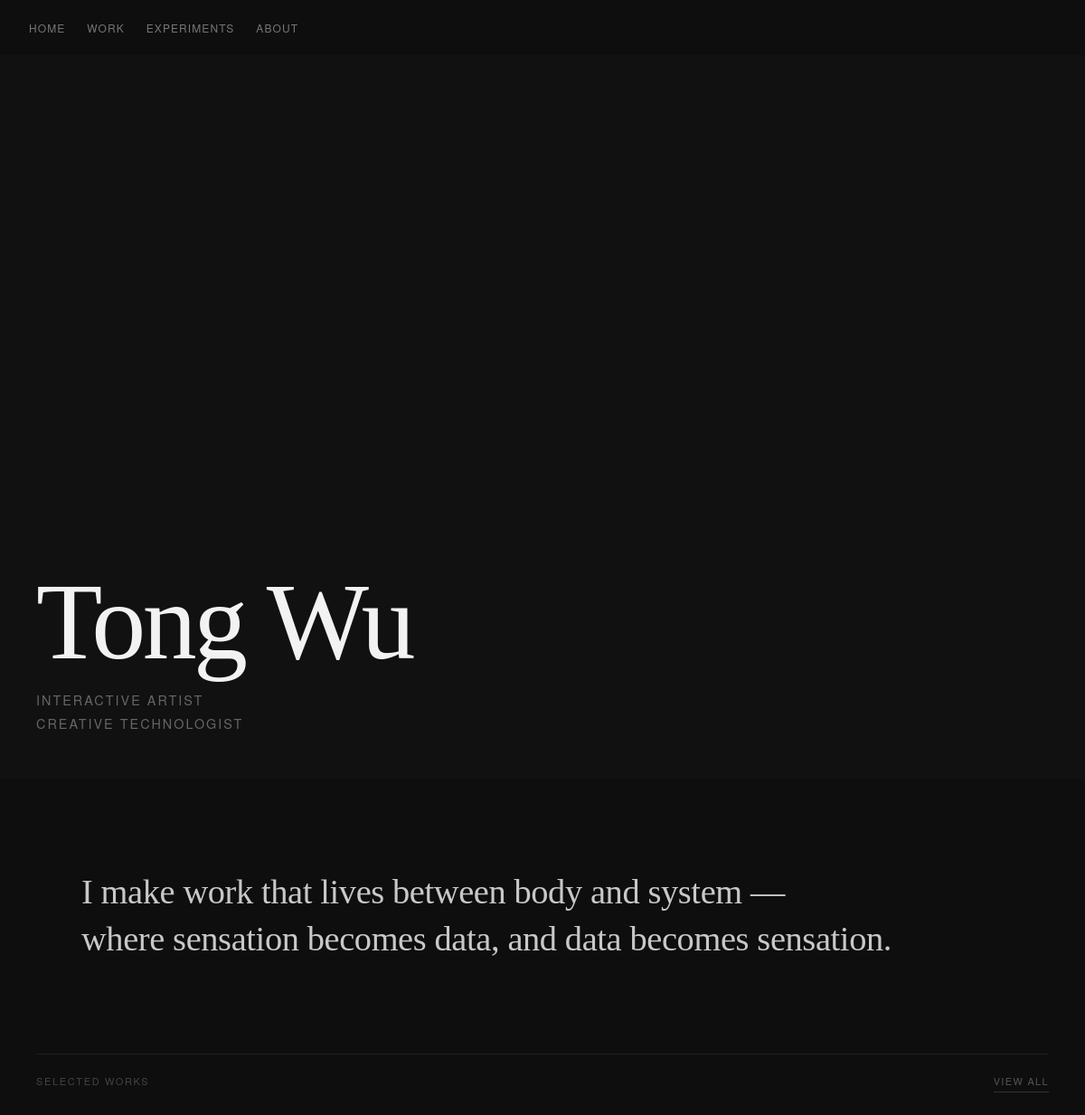
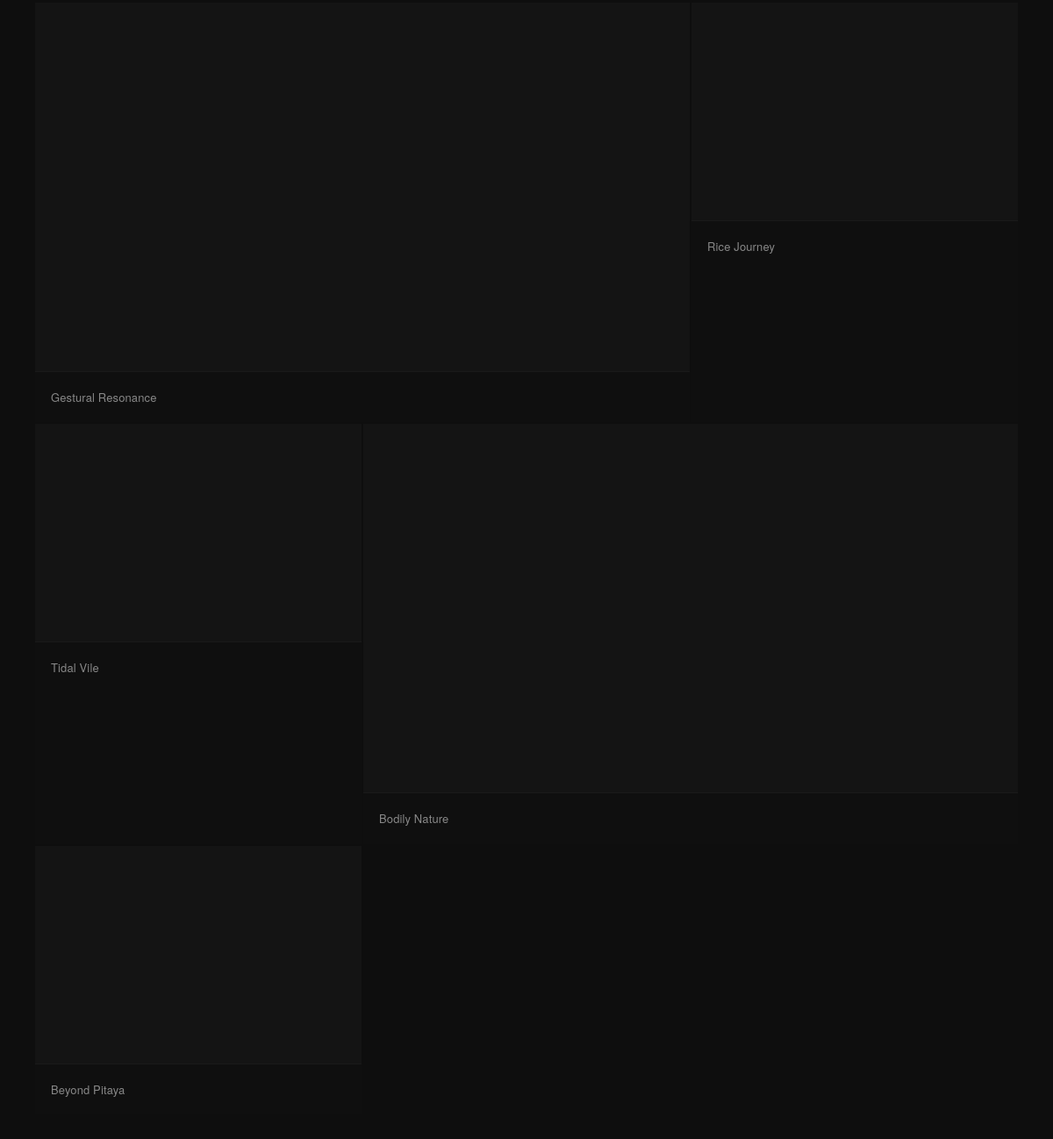
The page / on the database its author committed (2 pictures, top to bottom).
### tables this page shows
CREATE TABLE projects (
    id INTEGER PRIMARY KEY AUTOINCREMENT,
    title TEXT,
    slug TEXT,
    immersion TEXT,
    context TEXT,
    system_text TEXT,
    interaction_text TEXT,
    material TEXT,
    reflection TEXT
, year TEXT, category TEXT, cover_image TEXT, video_url TEXT, is_published INTEGER DEFAULT 1, created_at TEXT, updated_at TEXT, edit_count INTEGER DEFAULT 0);

### public/index.php (the view, shortened to what this page needs)
<?php
require_once __DIR__ . '/../src/functions.php';
$all = get_all_projects();
$selected_slugs = ['beyond-pitaya', 'bodily-nature', 'tidal-vile', 'rice-journey', 'gestural-resonance'];
$selected = array_filter($all, fn($p) => in_array($p['slug'], $selected_slugs));
?>
<section class="home-hero">
  <div class="home-hero-image">
  </div>
  <div class="home-hero-text">
    <h1 class="home-name">Tong Wu</h1>
    <p class="home-tagline">Interactive Artist<br>Creative Technologist</p>
  </div>
</section>
<section class="home-ideology">
  <p class="home-ideology-text">
    I make work that lives between body and system —<br>
    where sensation becomes data, and data becomes sensation.
  </p>
</section>
<section class="home-selected">
  <div class="home-selected-header">
    <span class="home-selected-label">Selected Works</span>
    <a href="/work" class="view-all">View all</a>
  </div>
  <div class="home-works-grid">
    <?php $i = 0; foreach ($selected as $p):
        $large = ($i === 0 || $i === 3);
    ?>
    <a href="/p/<?= htmlspecialchars($p['slug']) ?>"
       class="home-work-card<?= $large ? ' home-work-card--large' : '' ?>">
      <div class="home-work-image">
      </div>
      <div class="home-work-meta">
        <span class="home-work-title"><?= htmlspecialchars($p['title']) ?></span>
      </div>
    </a>
    <?php $i++; endforeach; ?>
  </div>
</section>

### public/css/style.css (style rules this page uses)
*, *::before, *::after { box-sizing: border-box; margin: 0; padding: 0; }
body { background: #0e0e0e; color: #d4d4d4; font-family: 'Georgia', serif; font-size: 17px; line-height: 1.75; -webkit-text-size-adjust: 100%; }
.view-all { display: inline-block; font-family: 'Helvetica Neue', sans-serif; font-size: 11px; letter-spacing: 0.12em; text-transform: uppercase; color: #555; text-decoration: none; border-bottom: 1px solid #333; padding-bottom: 2px; transition: color 0.2s, border-color 0.2s; }
.home-hero { position: relative; width: 100%; height: 100svh; min-height: 500px; display: flex; align-items: flex-end; padding: 48px 40px; overflow: hidden; background: #0a0a0a; }
.home-hero-image { position: absolute; inset: 0; background: #111; }
.home-hero-text { position: relative; z-index: 1; display: flex; flex-direction: column; gap: 16px; }
.home-name { font-size: clamp(2.8rem, 10vw, 9rem); font-weight: 400; color: #f2f2f2; letter-spacing: -0.03em; line-height: 0.95; }
.home-tagline { font-family: 'Helvetica Neue', sans-serif; font-size: clamp(0.65rem, 2vw, 0.9rem); letter-spacing: 0.14em; text-transform: uppercase; color: #666; line-height: 1.8; }
.home-ideology { padding: 100px 40px; max-width: 1100px; margin: 0 auto; }
.home-ideology-text { font-size: clamp(1.25rem, 3.2vw, 2.6rem); font-weight: 400; color: #c8c8c8; line-height: 1.35; letter-spacing: -0.01em; }
.home-selected { padding: 0 40px 100px; max-width: 1200px; margin: 0 auto; }
.home-selected-header { display: flex; align-items: baseline; justify-content: space-between; margin-bottom: 28px; border-top: 1px solid #1f1f1f; padding-top: 20px; }
.home-selected-label { font-family: 'Helvetica Neue', sans-serif; font-size: 11px; letter-spacing: 0.15em; text-transform: uppercase; color: #444; }
.home-works-grid { display: grid; grid-template-columns: 1fr 1fr 1fr; gap: 2px; }
.home-work-card--large:first-child { grid-column: span 2; }
.home-work-card--large:not(:first-child) { grid-column: span 2; }
.home-work-card { display: block; text-decoration: none; background: #0f0f0f; overflow: hidden; }
.home-work-image { width: 100%; aspect-ratio: 3 / 2; background: #141414; overflow: hidden; position: relative; }
.home-work-card--large .home-work-image { aspect-ratio: 16 / 9; }
.home-work-meta { padding: 14px 18px; border-top: 1px solid #1a1a1a; }
.home-work-title { font-family: 'Helvetica Neue', sans-serif; font-size: 13px; color: #888; letter-spacing: 0.01em; transition: color 0.2s; }

### rows shown on the page
projects: title "Gestural Resonance"
projects: title "Rice Journey"
projects: title "Tidal Vile"
projects: title "Bodily Nature"
projects: title "Beyond Pitaya"
